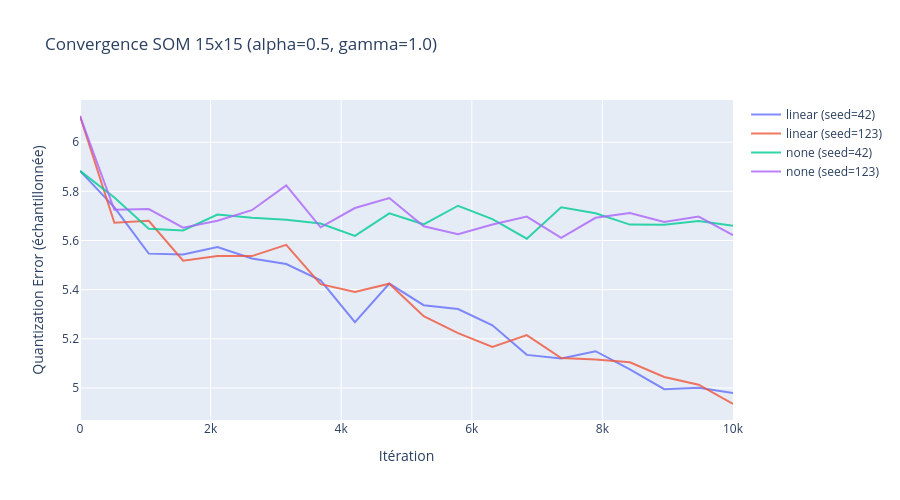

Notebook code for this chart:
### Markdown cell above
## 2. Analyse de convergence

**Hypothèse** : La décroissance linéaire produit une convergence plus stable et un meilleur résultat final que le taux fixe.

**Protocole** : Entraîner la meilleure taille de grille avec decay=linear vs decay=none, tracer la quantization error au cours de l'entraînement.

### Code cell
# Utiliser la meilleure config trouvée en section 1
best_grid = tuple(int(x) for x in best["grid"].split("x"))
best_alpha = best["alpha"]
best_gamma = best["gamma"]

fig = go.Figure()

for decay_mode in ["linear", "none"]:
    for seed in SEEDS:
        som_conv = SOM(grid_shape=best_grid, alpha=best_alpha, gamma=best_gamma,
                       n_iterations=N_ITER_GRID, decay=decay_mode, random_state=seed)
        som_conv.fit(X_train)

        # history_ contient des échantillons réguliers de la QE pendant l'entraînement
        x_axis = np.linspace(0, N_ITER_GRID, len(som_conv.history_)).tolist()
        fig.add_trace(go.Scatter(
            x=x_axis, y=som_conv.history_,
            mode="lines", name=f"{decay_mode} (seed={seed})",
            opacity=0.8
        ))

fig.update_layout(
    title=f"Convergence SOM {best['grid']} (alpha={best_alpha}, gamma={best_gamma})",
    xaxis_title="Itération",
    yaxis_title="Quantization Error (échantillonnée)",
    width=900, height=500
)
fig.show()

### Figure 1 — Plotly figure (JSON) as saved in the notebook; plotly's stock layout.template omitted (floating-point values rounded to 4 significant figures)
{"data": [{"mode": "lines", "name": "linear (seed=42)", "opacity": 0.8, "type": "scatter", "x": [0, 526.3, 1053.0, 1579.0, 2105.0, 2632.0, 3158.0, 3684.0, 4211.0, 4737.0, 5263.0, 5789.0, 6316.0, 6842.0, 7368.0, 7895.0, 8421.0, 8947.0, 9474.0, 10000], "y": [5.883, 5.735, 5.547, 5.543, 5.573, 5.527, 5.504, 5.438, 5.267, 5.425, 5.337, 5.321, 5.255, 5.135, 5.12, 5.15, 5.075, 4.995, 5.001, 4.98]}, {"mode": "lines", "name": "linear (seed=123)", "opacity": 0.8, "type": "scatter", "x": [0, 526.3, 1053.0, 1579.0, 2105.0, 2632.0, 3158.0, 3684.0, 4211.0, 4737.0, 5263.0, 5789.0, 6316.0, 6842.0, 7368.0, 7895.0, 8421.0, 8947.0, 9474.0, 10000], "y": [6.107, 5.672, 5.68, 5.518, 5.537, 5.536, 5.582, 5.422, 5.391, 5.424, 5.292, 5.223, 5.167, 5.215, 5.122, 5.116, 5.105, 5.045, 5.014, 4.935]}, {"mode": "lines", "name": "none (seed=42)", "opacity": 0.8, "type": "scatter", "x": [0, 526.3, 1053.0, 1579.0, 2105.0, 2632.0, 3158.0, 3684.0, 4211.0, 4737.0, 5263.0, 5789.0, 6316.0, 6842.0, 7368.0, 7895.0, 8421.0, 8947.0, 9474.0, 10000], "y": [5.883, 5.775, 5.648, 5.641, 5.705, 5.693, 5.684, 5.669, 5.619, 5.71, 5.666, 5.742, 5.687, 5.607, 5.735, 5.711, 5.665, 5.664, 5.679, 5.66]}, {"mode": "lines", "name": "none (seed=123)", "opacity": 0.8, "type": "scatter", "x": [0, 526.3, 1053.0, 1579.0, 2105.0, 2632.0, 3158.0, 3684.0, 4211.0, 4737.0, 5263.0, 5789.0, 6316.0, 6842.0, 7368.0, 7895.0, 8421.0, 8947.0, 9474.0, 10000], "y": [6.107, 5.725, 5.728, 5.652, 5.68, 5.723, 5.824, 5.654, 5.732, 5.773, 5.658, 5.626, 5.665, 5.697, 5.611, 5.692, 5.712, 5.675, 5.697, 5.622]}], "layout": {"height": 500, "title": {"text": "Convergence SOM 15x15 (alpha=0.5, gamma=1.0)"}, "width": 900, "xaxis": {"title": {"text": "Itération"}}, "yaxis": {"title": {"text": "Quantization Error (échantillonnée)"}}}}
